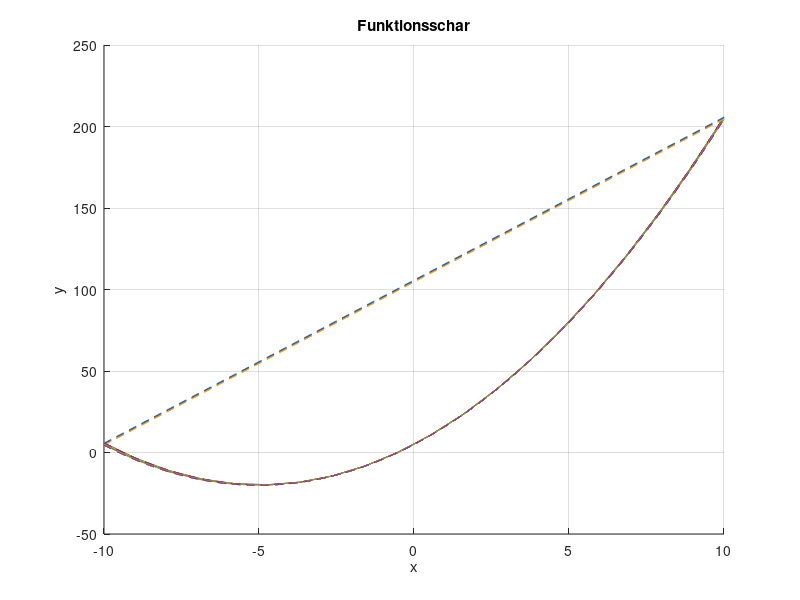

This chart was generated by the following MATLAB code:
clear; clc; close all;

% gegebene Funktion: y = ax^2 + bx + c

% Deklaration & Initialisierung Variablen
a_mean = 1;
a_std = 0.005;
b = 10;
c = 5;

% Benutzerabfrage
N = input('Wie viele Monte-Carlo-Durchläufe möchten Sie durchführen? ');
if isempty(N)                          % falls der Benutzer nur Enter drückt
    N = 100;                           % Standardwert
end

fprintf('Anzahl der Monte-Carlo-Durchläufe: %d\n', N);

% erzeuge 20 gleichmäßige Stützpunkte zwischen -10 & 10
x = linspace(-10, 10, 20);             

% erzeuge Spaltenvektor mit normalverteilten Zufallswerten + Anpassung an
% gegegebene Bedingungen
a = a_mean + a_std * randn(N,1);       

figure;                                % neues Plotfenster
hold on;    
grid on;
xlabel('x'); 
ylabel('y');
title('Funktionsschar');% behalte alte Plots bei neuer Schleifeniteration

% Schleife für Funktionsschar
for i = 1:N                            % Schleife von 1 bis N
y = a(i)*x.^2 + b*x + c;               % berechne y mit i-ten Eintrag von a
plot(x,y);                             % erzeuge Plot
end

% Ploteigenschafen
% Anzahl der Stützstellen
supportPointsList = [2,3,4,5];

for j = supportPointsList
    fprintf('Polyfit mit %d Stützstellen:\n', j);

    % zufällige Auswahl von j Stützstellen aus x
    idx = round(linspace(1, length(x), j));     % erzeuge Vektor mit ganzzahligen gleichmäßigen j-Einträgen zw. 1 bis 20
    x_subset = x(idx);                          % wähle aus Vektor x Komponenten die idx entsprechen

    % Schleife über Monte-Carlo-Durchläufe
    for k = 1:N
        y = a(k)*x.^2 + b*x + c;

        y_subset = y(idx);                      % y-Werte für die ausgewählten Stützstellen
        p = polyfit(x_subset, y_subset, 2);     % Quadratischer Fit

        % Ausgabe gefittete Koeffizienten
        fprintf('  Durchlauf %d: a_fit = %.4f, b_fit = %0.0f, c_fit = %0.0f\n', ... 
            k, p(1), p(2), p(3));

        
        x_fit = linspace(min(x_subset), max(x_subset), 100);
        y_fit = polyval(p, x_fit);
        plot(x_fit, y_fit, '--');               % gestrichelter Fit
    end
end


